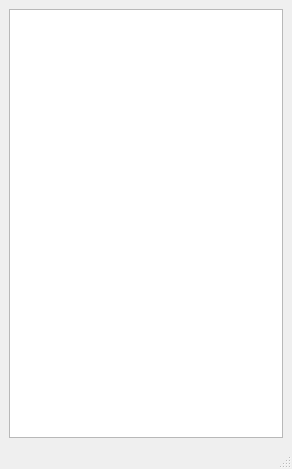
<?xml version="1.0" encoding="UTF-8"?>
<ui version="4.0">
 <class>threadWindowApp</class>
 <widget class="QMainWindow" name="threadWindowApp">
  <property name="geometry">
   <rect>
    <x>0</x>
    <y>0</y>
    <width>292</width>
    <height>469</height>
   </rect>
  </property>
  <property name="windowTitle">
   <string>threadWindowApp</string>
  </property>
  <widget class="QWidget" name="centralwidget">
   <layout class="QVBoxLayout" name="verticalLayout">
    <item>
     <widget class="QListWidget" name="applist"/>
    </item>
   </layout>
  </widget>
  <widget class="QMenuBar" name="menubar">
   <property name="geometry">
    <rect>
     <x>0</x>
     <y>0</y>
     <width>292</width>
     <height>23</height>
    </rect>
   </property>
  </widget>
  <widget class="QStatusBar" name="statusbar"/>
 </widget>
 <resources/>
 <connections/>
</ui>
